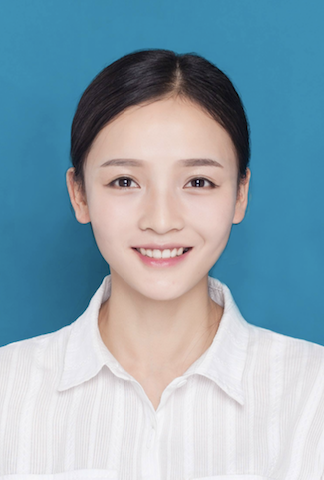
#> input picture imgs/blue_mini_zjz.png, 324 x 480 px, found by its file name
$ python grabcut.py
#> lines starting #> are read from the running program, lines starting #| are printed output that depends on the picture
import numpy as np
import cv2
from matplotlib import pyplot as plt
import os
img = cv2.imread(os.getcwd()+'/imgs/blue_mini_zjz.png')
#> img is the input picture: shape (480, 324, 3); mean B, G, R 178.7, 165.2, 141.1
mask = np.zeros(img.shape[:2], np.uint8)

# zeros(shape, dtype=float, order='C')，参数shape代表形状，(1,65)代表1行65列的数组，dtype:数据类型，可选参数，默认numpy.float64
bgdModel = np.zeros((1, 65), np.float64)
fgdModel = np.zeros((1, 65), np.float64)

rect = (30, 30, img.shape[1], img.shape[0])
#> rect = (30, 30, 324, 480)
# 函数原型：grabCut(img, mask, rect, bgdModel, fgdModel, iterCount, mode=None)
# img - 输入图像
# mask-掩模图像，用来确定那些区域是背景，前景，可能是前景/背景等。可以设置为：cv2.GC_BGD,cv2.GC_FGD,cv2.GC_PR_BGD,cv2.GC_PR_FGD，或者直接输入 0,1,2,3 也行。
# rect - 包含前景的矩形，格式为 (x,y,w,h)
# bdgModel, fgdModel - 算法内部使用的数组. 你只需要创建两个大小为 (1,65)，数据类型为 np.float64 的数组。
# iterCount - 算法的迭代次数
# mode cv2.GC_INIT_WITH_RECT 或 cv2.GC_INIT_WITH_MASK，使用矩阵模式还是蒙板模式。
cv2.grabCut(img, mask, rect, bgdModel, fgdModel, 10, cv2.GC_INIT_WITH_RECT)

# np.where 函数是三元表达式 x if condition else y的矢量化版本
# result = np.where(cond,xarr,yarr)
# 当符合条件时是x，不符合是y，常用于根据一个数组产生另一个新的数组。
# | 是逻辑运算符or的另一种表现形式
mask2 = np.where((mask==2)|(mask==0),0,1).astype('uint8')
# mask2[:, :, np.newaxis] 增加维度
img = img * mask2[:, :, np.newaxis]
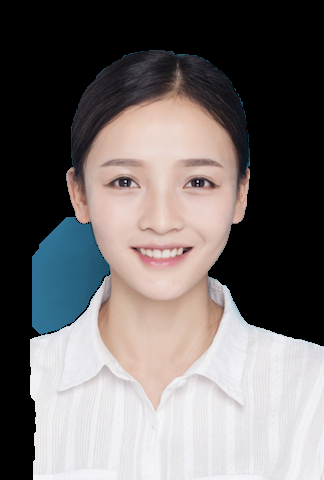
#> img: shape (480, 324, 3); mean B, G, R 106.1, 106.5, 111.6

# 显示图片
plt.subplot(121), plt.imshow(img)
plt.title("grabcut"), plt.xticks([]), plt.yticks([])
plt.subplot(122), plt.imshow(cv2.cvtColor(cv2.imread(os.getcwd()+'/imgs/blue_mini_zjz.png'), cv2.COLOR_BGR2RGB))
plt.title("original"), plt.xticks([]), plt.yticks([])
plt.show()
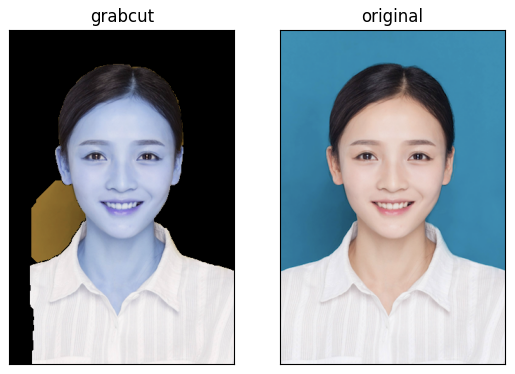
#> figure drawn by matplotlib, 2 panels; B, G, R data is drawn as R, G, B
